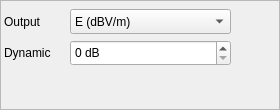
     <widget class="QFrame" name="frame_9">
      <property name="minimumSize">
       <size>
        <width>280</width>
        <height>110</height>
       </size>
      </property>
      <property name="maximumSize">
       <size>
        <width>208</width>
        <height>110</height>
       </size>
      </property>
      <property name="frameShape">
       <enum>QFrame::StyledPanel</enum>
      </property>
      <property name="frameShadow">
       <enum>QFrame::Raised</enum>
      </property>
      <widget class="QSpinBox" name="dynamicSpinBox">
       <property name="geometry">
        <rect>
         <x>70</x>
         <y>40</y>
         <width>161</width>
         <height>26</height>
        </rect>
       </property>
       <property name="focusPolicy">
        <enum>Qt::WheelFocus</enum>
       </property>
       <property name="locale">
        <locale language="English" country="UnitedStates"/>
       </property>
       <property name="suffix">
        <string> dB</string>
       </property>
      </widget>
      <widget class="QComboBox" name="outputComboBox">
       <property name="geometry">
        <rect>
         <x>70</x>
         <y>9</y>
         <width>161</width>
         <height>25</height>
        </rect>
       </property>
       <property name="editable">
        <bool>false</bool>
       </property>
       <property name="currentText">
        <string>E (dBV/m)</string>
       </property>
       <property name="currentIndex">
        <number>0</number>
       </property>
       <item>
        <property name="text">
         <string>E (dBV/m)</string>
        </property>
       </item>
       <item>
        <property name="text">
         <string>F (dB)</string>
        </property>
       </item>
       <item>
        <property name="text">
         <string>S (dBW/m2)</string>
        </property>
       </item>
      </widget>
      <widget class="QLabel" name="dynamicLabel">
       <property name="geometry">
        <rect>
         <x>4</x>
         <y>40</y>
         <width>61</width>
         <height>26</height>
        </rect>
       </property>
       <property name="text">
        <string>Dynamic</string>
       </property>
      </widget>
      <widget class="QLabel" name="outputLabel">
       <property name="geometry">
        <rect>
         <x>4</x>
         <y>9</y>
         <width>61</width>
         <height>25</height>
        </rect>
       </property>
       <property name="text">
        <string>Output</string>
       </property>
      </widget>
     </widget>
